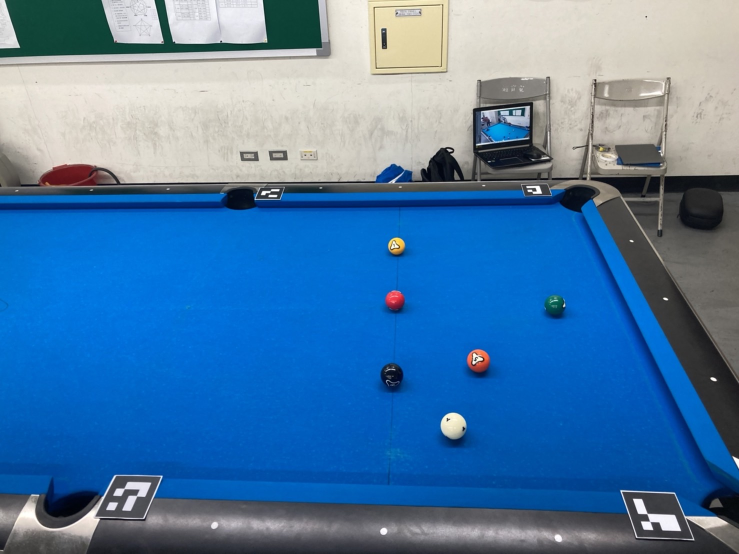
#> input picture pool/pass2.jpeg, 1478 x 1108 px (shown at 1/2 size)
$ python cv.py
#> lines starting #> are read from the running program, lines starting #| are printed output that depends on the picture; after the words box and inside, x2 and y2 are one past the last pixel; in counts of white or black regions, pixels touching at a corner belong together
import cv2
import numpy as np
import matplotlib.pyplot as plt
import json

# width, height = 254, 508 #127*2,254*2(全球台)

width, height = 254, 222 #127*2,111*2(寬短邊，長)

pos_dict = {}

def create_table():
    # new generated img
    img = np.zeros((height, width, 3), dtype=np.uint8)  # create 2D table image
    img[:, :] = [0, 120, 255]  # setting RGB colors to green pool table color, (0,180,10)=certain green,blue
    img = cv2.cvtColor(img, cv2.COLOR_BGR2RGB)

    # # create circle in the right size
    # cv2.circle(img, (int(width / 2), int(height / 5)),  # center of circle
    #            int((width / 3) / 2),  # radius
    #            (50, 255, 50))  # color

    # delete half of circle by coloring in green color
    # img[int(height / 5):height, 0:width] = [0, 120, 255]
    # create line
    # cv2.line(img, (0, int(height / 5)), (width, int(height / 5)), (50, 255, 50))

    return img

def draw_holes(input_img, color3=(200, 140, 0)):
    color = (190, 190, 190)  # gray color
    color2 = (120, 120, 120)  # gray color, for circles (holes) on generated img

    img = input_img.copy()  # make a copy of input image

    # borders
    # cv2.line(img, (0, 0), (width, 0), color3, 3)  # top
    # cv2.line(img, (0, height), (width, height), color3, 3)  # bot
    # cv2.line(img, (0, 0), (0, height), color3, 3)  # left
    # cv2.line(img, (width, 0), (width, height), color3, 3)  # right

    # # adding circles to represent holes on table
    # cv2.circle(img, (0, 0), 11, color, -1)  # top right
    # cv2.circle(img, (width, 0), 11, color, -1)  # top left
    # cv2.circle(img, (0, height), 11, color, -1)  # bot left
    # cv2.circle(img, (width, height), 11, color, -1)  # bot right
    # cv2.circle(img, (width, int(height / 2)), 8, color, -1)  # mid right
    # cv2.circle(img, (0, int(height / 2)), 8, color, -1)  # mid left
    #
    # # adding another, smaller circles to the previous ones
    # cv2.circle(img, (0, 0), 9, color2, -1)  # top right
    # cv2.circle(img, (width, 0), 9, color2, -1)  # top left
    # cv2.circle(img, (0, height), 9, color2, -1)  # bot left
    # cv2.circle(img, (width, height), 9, color2, -1)  # bot right
    # cv2.circle(img, (width, int(height / 2)), 6, color2, -1)  # mid right
    # cv2.circle(img, (0, int(height / 2)), 6, color2, -1)  # mid left

    return img

def draw_balls(ctrs, background=create_table(), radius=7, size=-1, img=0):#radius=7, size=-1, img=0
    K = np.ones((3, 3), np.uint8)  # filter

    final = background.copy()  # canvas
    mask = np.zeros((222, 254), np.uint8)  # empty image, same size as 2d generated final output

    for x in range(len(ctrs)):  # for all contours

        # find center of contour
        M = cv2.moments(ctrs[x])
        cX = int(M['m10'] / M['m00'])  # X pos of contour center
        cY = int(M['m01'] / M['m00'])  # Y pos

        # find color average inside contour
        mask[...] = 0  # reset the mask for every ball
        cv2.drawContours(mask, ctrs, x, 255, -1)  # draws mask for each contour
        mask = cv2.erode(mask, K, iterations=3)  # erode mask several times to filter green color around balls contours

        # balls design:

        # circle to represent snooker ball
        final = cv2.circle(final,  # img to draw on
                           (cX, cY),  # position on img
                           radius,  # radius of circle - size of drawn snooker ball
                           cv2.mean(img, mask),
                           # color mean of each contour-color of each ball (src_img=transformed img)
                           size)  # -1 to fill ball with color

        # add black color around the drawn ball (for cosmetics)
        # final = cv2.circle(final, (cX, cY), radius, 0, 1)

        # small circle for light reflection
        # final = cv2.circle(final, (cX - 2, cY - 2), 2, (255, 255, 255), -1)

    return final

def draw_rectangles(ctrs, img):
    output = img.copy()

    for i in range(len(ctrs)):
        M = cv2.moments(ctrs[i])  # moments
        rot_rect = cv2.minAreaRect(ctrs[i])
        w = rot_rect[1][0]  # width
        h = rot_rect[1][1]  # height

        box = np.int64(cv2.boxPoints(rot_rect))
        cv2.drawContours(output, [box], 0, (255, 100, 0), 2)  # draws box

    return output

def find_ctrs_color(ctrs, input_img):
    K = np.ones((3, 3), np.uint8)  # filter
    output = input_img.copy()  # np.zeros(input_img.shape,np.uint8) # empty img
    gray = cv2.cvtColor(input_img, cv2.COLOR_BGR2GRAY)  # gray version
    mask = np.zeros(gray.shape, np.uint8)  # empty mask

    for i in range(len(ctrs)):  # for all contours

        # find center of contour
        M = cv2.moments(ctrs[i])
        cX = int(M['m10'] / M['m00'])  # X pos of contour center
        cY = int(M['m01'] / M['m00'])  # Y pos
        # print([cX,cY])

        mask[...] = 0  # reset the mask for every ball

        cv2.drawContours(mask, ctrs, i, 255,
                         -1)  # draws the mask of current contour (every ball is getting masked each iteration)

        mask = cv2.erode(mask, K, iterations=3)  # erode mask to filter green color around the balls contours

        output = cv2.circle(output,  # img to draw on
                            (cX, cY),  # position on img
                            20,  # radius of circle - size of drawn snooker ball
                            cv2.mean(input_img, mask),#mask
                            # color mean of each contour-color of each ball (src_img=transformed img)
                            -1)  # -1 to fill ball with color
    return output

def filter_ctrs(ctrs, min_s=90, max_s=358, alpha=3.445): #min_s=0, max_s=800, alpha=3.445
    filtered_ctrs = []  # list for filtered contours
    for x in range(len(ctrs)):  # for all contours

        rot_rect = cv2.minAreaRect(ctrs[x])  # area of rectangle around contour
        w = rot_rect[1][0]  # width of rectangle
        h = rot_rect[1][1]  # height
        area = cv2.contourArea(ctrs[x])  # contour area

        if (h * alpha < w) or (w * alpha < h):  # if the contour isnt the size of a snooker ball
            continue  # do nothing

        if (area < min_s) or (area > max_s):  # if the contour area is too big/small
            continue  # do nothing

        # if it failed previous statements then it is most likely a ball
        filtered_ctrs.append(ctrs[x])  # add contour to filtered cntrs list
    return filtered_ctrs  # returns filtere contours

def main():
    img = cv2.imread('pass2.jpeg')
#> img is the input picture: shape (1108, 1478, 3); mean B, G, R 166.7, 122.6, 75.5


    dictionary = cv2.aruco.Dictionary_get(cv2.aruco.DICT_4X4_250)
    parameters = cv2.aruco.DetectorParameters_create()

    markerCorners, markerIds, rejectedCandidates = cv2.aruco.detectMarkers(img, dictionary, parameters=parameters)
#> markerCorners = ([[1348, 988], [1385, 1078], [1274, 1073], [1244, 983]], [[286, 1035], [190, 1032], [232, 952], [321, 954]], [[1094, 369], [1102, 389], [1050, 390], [1044, 370]], [[567, 375], [559, 397], [511, 397], [521, 376]]); markerIds = [2, 4, 1, 3]; rejectedCandidates = 24 items
    img = cv2.aruco.drawDetectedMarkers(img, markerCorners, markerIds)
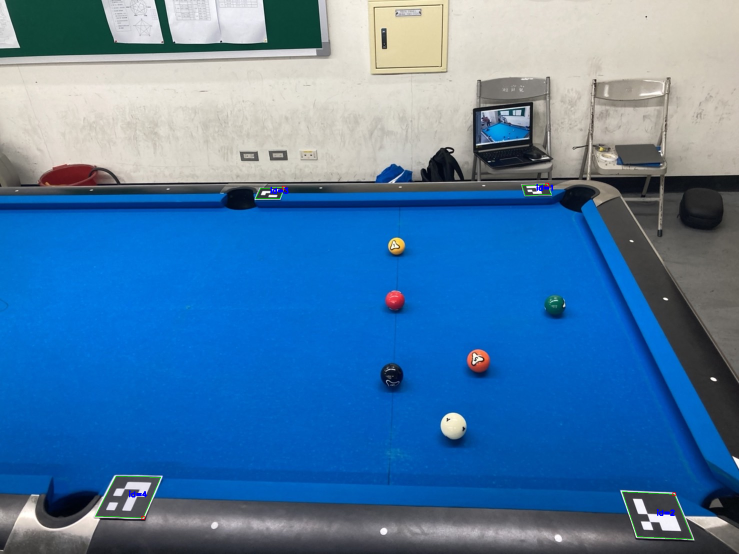
#> img: shape (1108, 1478, 3) (shown at 1/2 size); 0.14% of pixels changed, all inside (x1, y1, x2, y2) = (190, 365, 1386, 1079)

    if markerIds is not None and len(markerIds) >= 4:
        # for every tag in the array of detected tags...
        # pts1 = [None] * 4
        for i in range(1, len(markerIds) + 1):
            C1 = np.float32(markerIds)
            if i in markerIds:  #掃到的QR碼順序:例如2,4,3,1
                if (int(C1[i-1]) == 1):
                    corner1 = markerCorners[i-1][0][1]
                if (int(C1[i-1]) == 2):
                    corner2 = markerCorners[i-1][0][0]  #[0][0][0]左上
                if (int(C1[i-1]) == 3):
                    corner3 = markerCorners[i-1][0][2]
                if (int(C1[i-1]) == 4):
                    corner4 = markerCorners[i-1][0][3]
#> this loop made 4 passes


        if len(markerIds) >= 4:
            pts1 = np.float32([corner1,corner2, corner3, corner4])
#> pts1 = [[1102, 389], [1348, 988], [511, 397], [321, 954]]
            pts2 = np.float32([[0, 0], [width, 0], [0, height], [width, height]])

            matrix = cv2.getPerspectiveTransform(pts1, pts2)
#> matrix = [[0.0244, 1.8, -728.7], [-0.863, 0.354, 813.1], [0.000232, 0.003, 1]]
            transformed = cv2.warpPerspective(img,matrix,(width, height))
            cv2.imshow("PerspectiveTransform", transformed)

            transformed_blur = cv2.GaussianBlur(transformed,(0,0),2) # blur applied
            blur_RGB = cv2.cvtColor(transformed_blur, cv2.COLOR_BGR2RGB) # rgb version

            # hsv colors of the snooker table
            lower = np.array([97,100,117])#HSV blue
            upper = np.array([117,255,255]) # HSV of snooker green: (60-70, 200-255, 150-240)

            hsv = cv2.cvtColor(blur_RGB, cv2.COLOR_RGB2HSV) # convert to hsv
#> hsv: shape (222, 254, 3); mean H, S, V 104.7, 250.3, 191.7
            mask = cv2.inRange(hsv, lower, upper) # table's mask
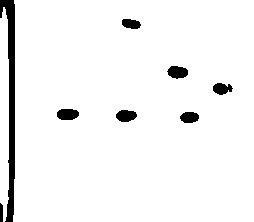
#> mask: shape (222, 254); 95.3% white; 8 black regions, largest, box (x1, y1, x2, y2) and area: (0, 0, 15, 222) 1498, (57, 109, 79, 120) 206, (167, 66, 188, 79) 204

            # apply closing
            kernel = np.ones((5,5),np.uint8)
            mask_closing = cv2.morphologyEx(mask, cv2.MORPH_CLOSE, kernel) # dilate->erode
#> mask_closing: shape (222, 254); 95.4% white; 8 black regions, largest, box (x1, y1, x2, y2) and area: (0, 0, 15, 222) 1482, (57, 109, 78, 120) 202, (168, 66, 188, 78) 201

            # invert mask to focus on objects on table
            _,mask_inv = cv2.threshold(mask_closing,5,255,cv2.THRESH_BINARY_INV) # mask inv
#> mask_inv: shape (222, 254); 4.6% white; 8 white regions

            masked_img = cv2.bitwise_and(transformed, transformed, mask=mask_inv) # masked image with inverted mask

            # cv2.imshow("1",transformed_blur)
            # cv2.imshow("2",mask_closing)
            # cv2.imshow("3",masked_img)

            # find contours and filter them
            ctrs, hierarchy = cv2.findContours(mask_inv, cv2.RETR_TREE, cv2.CHAIN_APPROX_SIMPLE) # create contours in filtered img
#> ctrs = 8 contours; box (x1, y1, x2, y2) and area: (0, 0, 15, 222) 1244, (57, 109, 78, 120) 176, (168, 66, 188, 78) 176, (117, 110, 136, 122) 165, (181, 112, 198, 123) 140, (122, 19, 140, 29) 124, (213, 83, 228, 94) 117, (0, 205, 3, 222) 32

            # draw contours before filter
            detected_objects = draw_rectangles(ctrs, transformed) # detected objects will be marked in boxes
#> the loop in draw_rectangles, `for i in range(len(ctrs)):` made 8 passes
#> (rot_rect, w, h, box) on passes 1 to 7: (((1, 213), (16, 2), -90), 16, 2, [[2, 221], [0, 221], [0, 205], [2, 205]]), (((189, 117), (10, 16), -90), 10, 16, [[197, 122], [181, 122], [181, 112], [197, 112]]), (((126, 115.5), (11, 18), -90), 11, 18, [[135, 121], [117, 121], [117, 110], [135, 110]]), (((67, 114), (10, 20), -90), 10, 20, [[77, 119], [57, 119], [57, 109], [77, 109]]), (((220, 88), (10, 14), -90), 10, 14, [[227, 93], [213, 93], [213, 83], [227, 83]]), (((177.5, 71.5), (11, 19), -90), 11, 19, [[187, 77], [168, 77], [168, 66], [187, 66]]), (((130.5, 23.5), (9, 17), -90), 9, 17, [[139, 28], [122, 28], [122, 19], [139, 19]])
#> after the loop in draw_rectangles, `for i in range(len(ctrs)):`:
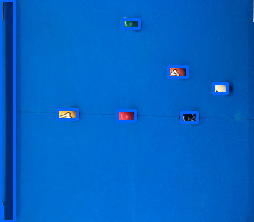
#> output: shape (222, 254, 3); mean B, G, R 195.9, 99, 2.4

            ctrs_filtered = filter_ctrs(ctrs) # filter unwanted contours (wrong size or shape)
#> the loop in filter_ctrs, `for x in range(len(ctrs)):` made 8 passes
#> (rot_rect, w, h, area) on passes 1 to 8: (((1, 213), (16, 2), -90), 16, 2, 32), (((189, 117), (10, 16), -90), 10, 16, 140.5), (((126, 115.5), (11, 18), -90), 11, 18, 165), (((67, 114), (10, 20), -90), 10, 20, 176.5), (((220, 88), (10, 14), -90), 10, 14, 117), (((177.5, 71.5), (11, 19), -90), 11, 19, 176.5), (((130.5, 23.5), (9, 17), -90), 9, 17, 124.5), (((7, 110.5), (221, 14), -90), 221, 14, 1244)
#> after the loop in filter_ctrs, `for x in range(len(ctrs)):`: filtered_ctrs = 6 contours; box (x1, y1, x2, y2) and area: (57, 109, 78, 120) 176, (168, 66, 188, 78) 176, (117, 110, 136, 122) 165, (181, 112, 198, 123) 140, (122, 19, 140, 29) 124, (213, 83, 228, 94) 117
#> ctrs_filtered has the same summary as filtered_ctrs in filter_ctrs

            # draw contours after filter
            detected_objects_filtered = draw_rectangles(ctrs_filtered, transformed) # filtered detected objects will be marked in boxes
#> the loop in draw_rectangles (call 2), `for i in range(len(ctrs)):` made 6 passes
#> after the loop in draw_rectangles (call 2), `for i in range(len(ctrs)):`: output: shape (222, 254, 3); mean B, G, R 193.3, 98.3, 2.6

            # find average color inside contours:
            ctrs_color = find_ctrs_color(ctrs_filtered, transformed)
#> in find_ctrs_color, `gray = cv2.cvtColor(input_img, cv2.COLOR_BGR2GRAY)`:
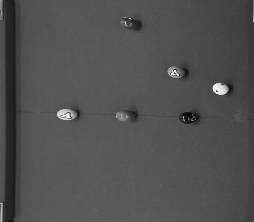
#> gray: shape (222, 254); min 8, max 252, mean 80.4
#> the loop in find_ctrs_color, `for i in range(len(ctrs)):` made 6 passes
#> (cX, cY) on passes 1 to 6: (189, 116), (125, 115), (66, 113), (219, 88), (177, 71), (130, 23)
#> after the loop in find_ctrs_color, `for i in range(len(ctrs)):`: mask: shape (222, 254); 0.03% white in thin lines or dots, all inside (x1, y1, x2, y2) = (126, 22, 136, 26)
#> after the loop in find_ctrs_color, `for i in range(len(ctrs)):`:
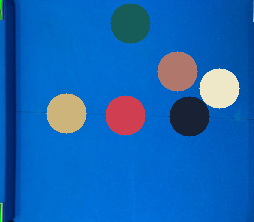
#> output: shape (222, 254, 3); mean B, G, R 182, 101.1, 20.4
            ctrs_color = cv2.addWeighted(ctrs_color,0.5,transformed,0.5,0) # contours color image + transformed image

            # cv2.imshow("4",detected_objects)
            # cv2.imshow("5",detected_objects_filtered)
            # cv2.imshow("6",ctrs_color)

            # design of the 2D generated table
            final = draw_balls(ctrs_filtered, img=transformed)  # gets contours and draws balls in their centers
#> the loop in draw_balls, `for x in range(len(ctrs)):` made 6 passes
#> after the loop in draw_balls, `for x in range(len(ctrs)):`:
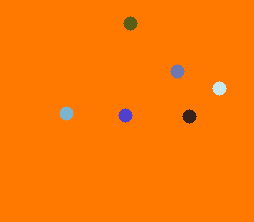
#> final: shape (222, 254, 3); mean R, G, B 252.7, 120, 2.3
            final = draw_holes(final)  # draws holes in the 2D img

            cv2.imshow("7", final)
            #
            lower_range_red = np.array([169, 100, 100])
            upper_range_red = np.array([189, 255, 255])
            lower_range_bla = np.array([0, 0, 0])
            upper_range_bla = np.array([180, 255, 70 ])
            lower_range_y = np.array([11, 43, 46])
            upper_range_y = np.array([25, 255, 255])
            lower_range_g = np.array([66, 122, 80])
            upper_range_g = np.array([90, 255, 255])
            lower_range_w = np.array([0, 0, 231])
            upper_range_w = np.array([180, 50, 255])
            lower_range_or = np.array([0, 80, 120])
            upper_range_or = np.array([20, 255, 255])

            lower_range_test = np.array([0, 0, 221])
            upper_range_test = np.array([180, 30, 255])

            hsv1 = cv2.cvtColor(final, cv2.COLOR_BGR2HSV)
#> hsv1: shape (222, 254, 3); mean H, S, V 105.4, 252.9, 253.5

            mask_red = cv2.inRange(hsv1, lower_range_red, upper_range_red)
#> mask_red: shape (222, 254); 0.26% white; 1 white region, box (x1, y1, x2, y2) and area: (118, 108, 133, 123) 149
            mask_bla = cv2.inRange(hsv1, lower_range_bla, upper_range_bla)
#> mask_bla: shape (222, 254); 0.26% white; 1 white region, box (x1, y1, x2, y2) and area: (182, 109, 197, 124) 149
            mask_y = cv2.inRange(hsv1, lower_range_y, upper_range_y)
#> mask_y: shape (222, 254); 0.26% white; 1 white region, box (x1, y1, x2, y2) and area: (59, 106, 74, 121) 149
            mask_g = cv2.inRange(hsv1, lower_range_g, upper_range_g)
#> mask_g: shape (222, 254); 0.26% white; 1 white region, box (x1, y1, x2, y2) and area: (123, 16, 138, 31) 149
            mask_w = cv2.inRange(hsv1, lower_range_w, upper_range_w)
#> mask_w: shape (222, 254); 0.26% white; 1 white region, box (x1, y1, x2, y2) and area: (212, 81, 227, 96) 149
            mask_or = cv2.inRange(hsv1, lower_range_or, upper_range_or)
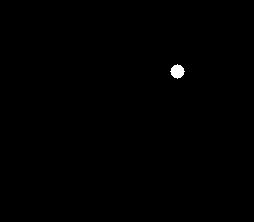
#> mask_or: shape (222, 254); 0.26% white; 1 white region

            mask_test = cv2.inRange(hsv1, lower_range_test, upper_range_test)
#> mask_test: shape (222, 254); every value is 0

            # [11 lines of commented-out code are left out]
            contours, hierarchy = cv2.findContours(image=mask_w, mode=cv2.RETR_TREE, method=cv2.CHAIN_APPROX_NONE)
#> contours = 1 contour; box (x1, y1, x2, y2) and area: (212, 81, 227, 96) 130
            image_copy = mask_w.copy()
#> (the run stopped early here; a loop or call above may not have finished)
